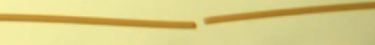
#> input picture CV_Algorithms/Test_broken.JPG, 375 x 45 px
$ python -i BoundingBox.py   (imports and definitions only)
#> lines starting #> are read from the running program, lines starting #| are printed output that depends on the picture; after the words box and inside, x2 and y2 are one past the last pixel; in counts of white or black regions, pixels touching at a corner belong together
#> further down, picture is the input picture: shape (45, 375, 3); mean B, G, R 132.8, 204.8, 216.3
import cv2

class BoundingBox():

    img = None
    countours = None
    output_img = None

    def __init__(self):
        self.w_large = 0
        self.h_large = 0
        self.x_large = 0
        self.y_large = 0
        self.data = []

    def applyBoundingBox(self,image):
        self.img = image
        gray_img = cv2.cvtColor(self.img, cv2.COLOR_BGR2GRAY)
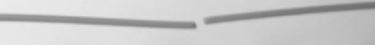
#> gray_img: shape (45, 375); min 109, max 236, mean 200.1
        thresh_img = cv2.threshold(gray_img, 0, 255, cv2.THRESH_BINARY_INV + cv2.THRESH_OTSU)[1]
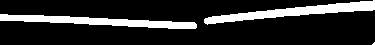
#> thresh_img: shape (45, 375); 16.4% white; 3 white regions (1 under 20 px)

        self.contours =  cv2.findContours(thresh_img,cv2.RETR_TREE,cv2.CHAIN_APPROX_SIMPLE)[-2]
#> self.contours = 3 contours, 1 with area under 20; largest, box (x1, y1, x2, y2) and area: (204, 0, 375, 25) 1237, (0, 14, 197, 29) 1148

        self.w_large = 0
        self.h_large = 0
        self.x_large = 0
        self.y_large = 0

        for c in self.contours:
            x,y,w,h = cv2.boundingRect(c)
            if w*h > self.w_large*self.h_large:
              self.w_large = w
              self.h_large = h
              self.x_large = x
              self.y_large = y
#> this loop made 3 passes
#> (c, x, y, w, h, self.w_large, self.h_large, self.x_large) on pass 1: ([[374, 42], [372, 44], [374, 44]], 372, 42, 3, 3, 3, 3, 372)
#> (x, y, w, h, self.w_large, self.h_large, self.x_large, self.y_large) on passes 2 to 3: (0, 14, 197, 15, 197, 15, 0, 14), (204, 0, 171, 25, 171, 25, 204, 0)
#> after the loop, self.h_large = 25; self.w_large = 171; self.x_large = 204; self.y_large = 0
        self.addData()

    def addData(self):
        self.data.append([self.x_large,self.y_large,self.w_large,self.h_large])

    def drawBoundingbox(self):
        self.output_img = cv2.rectangle(self.img, (self.x_large, self.y_large), (self.x_large + self.w_large, self.y_large + self.h_large), (0,255,0), 2)
        return self.output_img

    def getData(self):
        return self.data

    def clearData(self):
        self.data = []

>>> import cv2
>>> picture = cv2.imread('../../../../../../../CV_Algorithms/Test_broken.JPG')
>>> result = BoundingBox().applyBoundingBox(picture)

$ run again, on CV_Algorithms/Test_correct.JPG
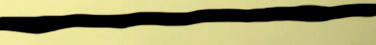
#> input picture CV_Algorithms/Test_correct.JPG, 376 x 45 px
#> picture is the input picture: shape (45, 376, 3); mean B, G, R 102.5, 149.7, 153.7
#> in applyBoundingBox, `gray_img = cv2.cvtColor(self.img, cv2.COLOR_BGR2GRAY)`:
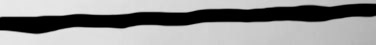
#> gray_img: shape (45, 376); min 0, max 233, mean 145.5
#> in applyBoundingBox, `thresh_img = cv2.threshold(gray_img, 0, 255, cv2.THRESH_BINARY_INV + c..`:
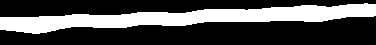
#> thresh_img: shape (45, 376); 30.5% white; 1 white region
#> self.contours = 1 contour; box (x1, y1, x2, y2) and area: (0, 3, 376, 34) 4778
#> the loop in applyBoundingBox, `for c in self.contours:` made 1 pass
#> (x, y, w, h, self.w_large, self.h_large, self.x_large, self.y_large) on pass 1: (0, 3, 376, 31, 376, 31, 0, 3)
#> after the loop in applyBoundingBox, `for c in self.contours:`: self.h_large = 31; self.w_large = 376; self.x_large = 0; self.y_large = 3
